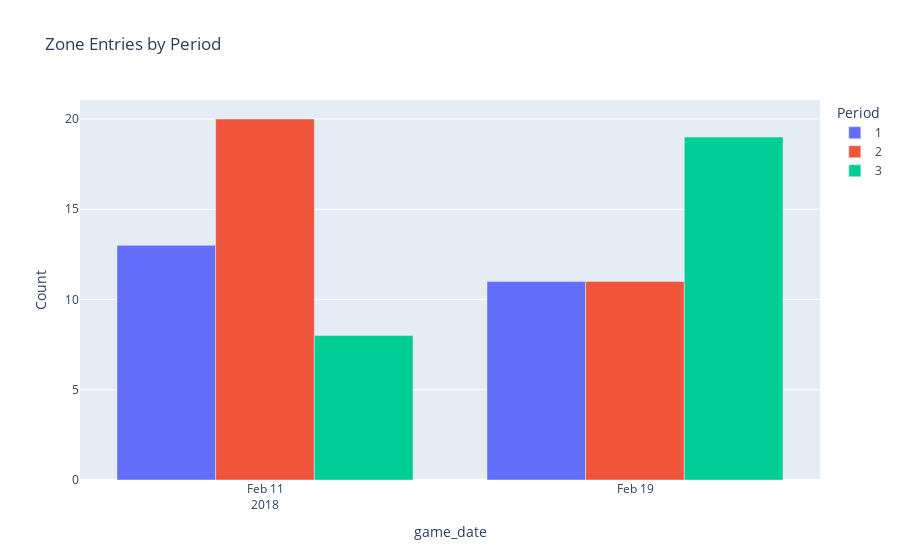

Here is the notebook cell this chart was saved with:
### Code cell
import plotly.tools as tls
import plotly.express as px
from plotly.io import to_html

team_counts_per_period_df["Period"] = team_counts_per_period_df["Period"].astype("category")
fig = px.bar(team_counts_per_period_df, x="game_date", y="Count", color="Period",
             barmode="group", title="Zone Entries by Period")

chart_html = to_html(fig, include_plotlyjs="cdn", full_html=False)

fig

### Figure 1 — Plotly figure (JSON) as saved in the notebook; plotly's stock layout.template omitted (floating-point values rounded to 4 significant figures)
{"data": [{"alignmentgroup": "True", "hovertemplate": "Period=1<br>game_date=%{x}<br>Count=%{y}<extra></extra>", "legendgroup": "1", "marker": {"color": "#636efa", "pattern": {"shape": ""}}, "name": "1", "offsetgroup": "1", "orientation": "v", "showlegend": true, "textposition": "auto", "type": "bar", "x": ["2018-02-11T00:00:00.000000000", "2018-02-19T00:00:00.000000000"], "xaxis": "x", "y": [13, 11], "yaxis": "y"}, {"alignmentgroup": "True", "hovertemplate": "Period=2<br>game_date=%{x}<br>Count=%{y}<extra></extra>", "legendgroup": "2", "marker": {"color": "#EF553B", "pattern": {"shape": ""}}, "name": "2", "offsetgroup": "2", "orientation": "v", "showlegend": true, "textposition": "auto", "type": "bar", "x": ["2018-02-11T00:00:00.000000000", "2018-02-19T00:00:00.000000000"], "xaxis": "x", "y": [20, 11], "yaxis": "y"}, {"alignmentgroup": "True", "hovertemplate": "Period=3<br>game_date=%{x}<br>Count=%{y}<extra></extra>", "legendgroup": "3", "marker": {"color": "#00cc96", "pattern": {"shape": ""}}, "name": "3", "offsetgroup": "3", "orientation": "v", "showlegend": true, "textposition": "auto", "type": "bar", "x": ["2018-02-11T00:00:00.000000000", "2018-02-19T00:00:00.000000000"], "xaxis": "x", "y": [8, 19], "yaxis": "y"}], "layout": {"barmode": "group", "legend": {"title": {"text": "Period"}, "tracegroupgap": 0}, "title": {"text": "Zone Entries by Period"}, "xaxis": {"anchor": "y", "domain": [0, 1], "title": {"text": "game_date"}}, "yaxis": {"anchor": "x", "domain": [0, 1], "title": {"text": "Count"}}}}
